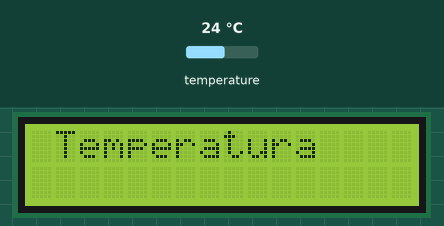
Bench run of a sketch on a simulated Arduino Uno, built with avr-gcc and run on an emulated ATmega328P. Parts: 16×2 character LCD. The test bench sets the inputs (shaded band); at power-on: temperature 24 °C. What the sketch prints to the serial monitor is not drawn.

Above: at 1.1 s.
At 2.2 s:
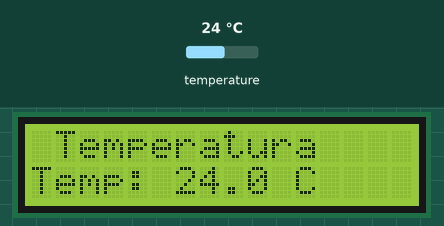
2.3 s: temperature set to 12 °C
At 4.6 s:
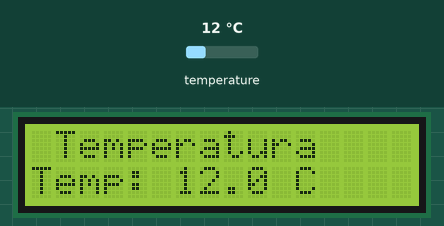
5.1 s: temperature set to 19 °C
At 6.4 s:
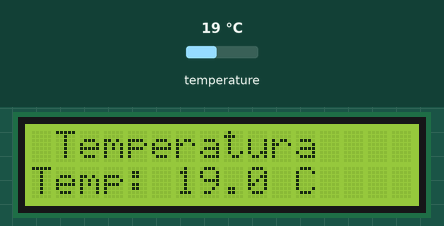
7.6 s: temperature set to 28 °C
At 10.0 s:
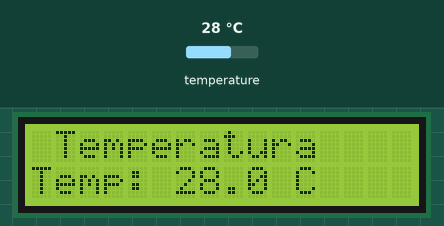
Timing chart, 0 to 11.5 s (numbered marks = the images above; inputs shaded):
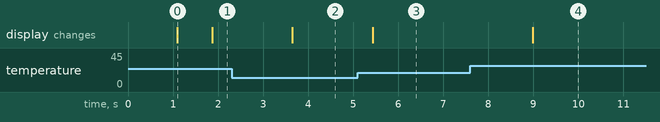

Measured:
- after the input at 2.3 s, the display: changes after 1.4 s (image 2)
- after the input at 5.1 s, the display: changes after 0.33 s (image 3)
- after the input at 7.6 s, the display: changes after 1.4 s (image 4)
- what the display in image 0 shows lasts 0.8 s, from 1.1 s to 1.9 s

The sketch:

DS18B20_LCD16X2.ino
```cpp
#include <OneWire.h>
#include <DallasTemperature.h>
#include <LiquidCrystal_I2C.h>

OneWire ourWire(2);                 // Sensor en pin 2
DallasTemperature sensors(&ourWire);

LiquidCrystal_I2C lcd(0x3F, 16, 2);  // Si no funciona, prueba 0x27

void setup() {
  delay(1000);
  Serial.begin(9600);

  sensors.begin();

  lcd.init();
  lcd.backlight();

  lcd.setCursor(0,0);
  lcd.print(" Temperatura ");
}

void loop() {

  sensors.requestTemperatures();
  float temperatura = sensors.getTempCByIndex(0);

  // Enviar por Serial (opcional)
  Serial.print("Temperatura = ");
  Serial.print(temperatura);
  Serial.println(" C");

  // Mostrar en LCD
  lcd.setCursor(0,1);
  lcd.print("Temp: ");
  lcd.print(temperatura, 1); // 1 decimal
  lcd.print(" C   ");        // espacios para borrar residuos

  delay(1000);
}
```
